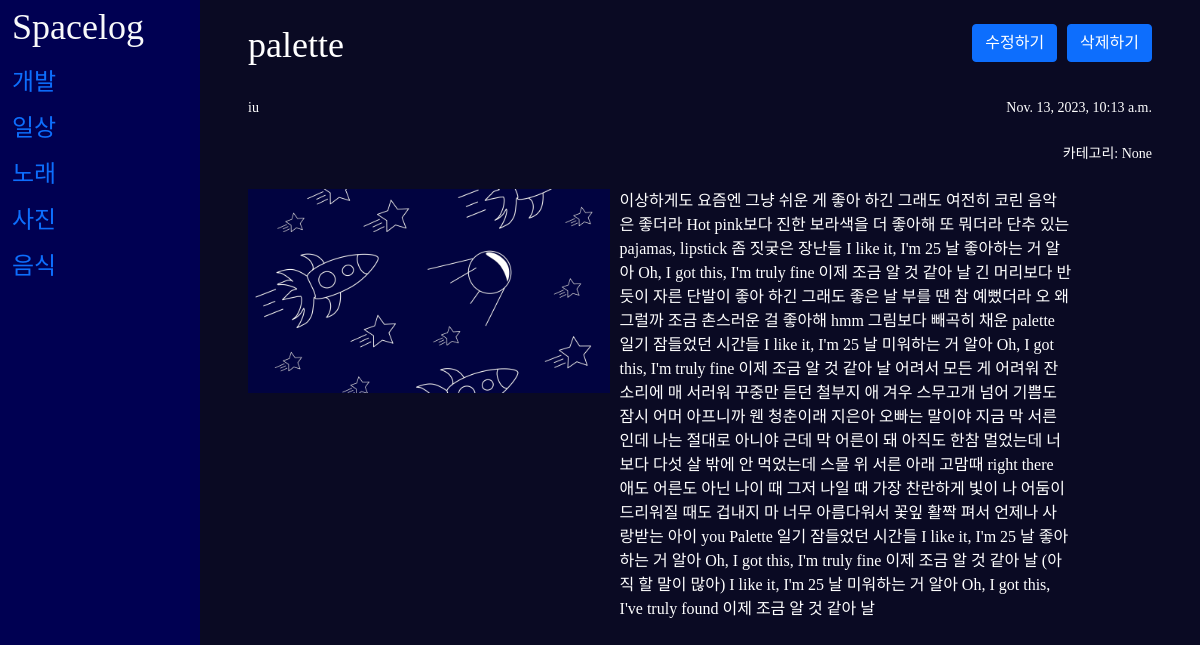
The page /7 on the database as committed earlier.
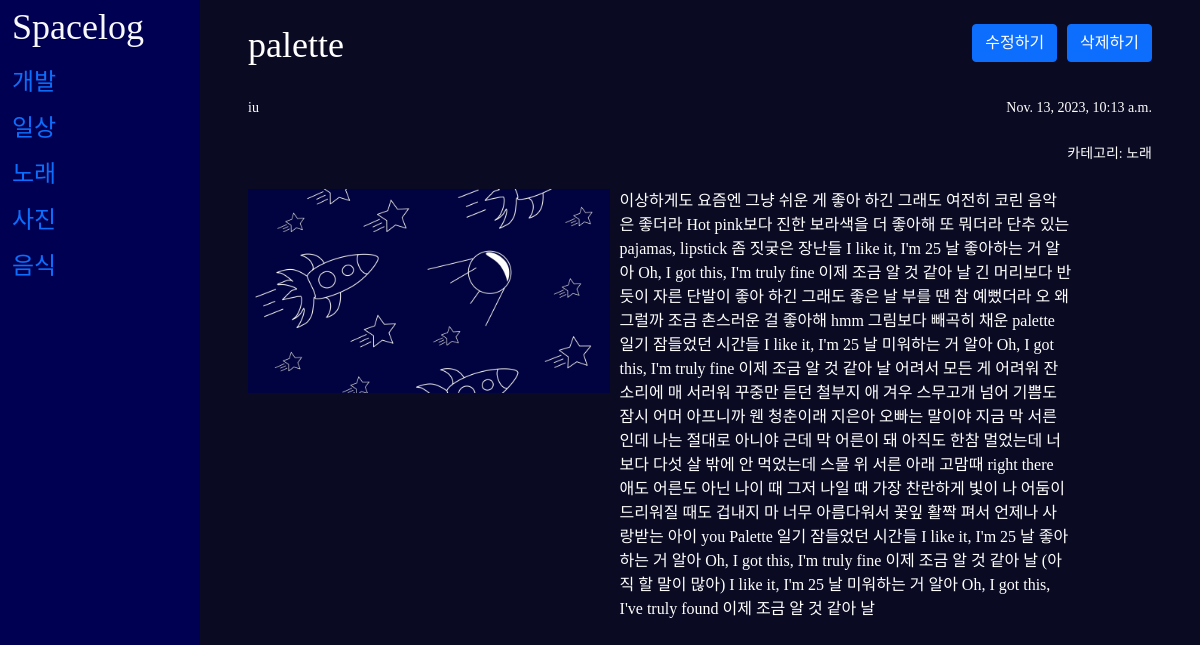
The same page on the database as committed later.
### space/models.py (models this page shows, shortened)
class Category(models.Model):
    name = models.CharField(max_length=100)
    def __str__(self):
        return self.name

class Space(models.Model):
    title = models.CharField(max_length=200)
    author = models.CharField(max_length=100)
    context = models.TextField()
    create_date = models.DateTimeField(auto_now_add=True)
    image = models.ImageField(upload_to='images/', blank=True, null=True)
    category = models.ForeignKey(Category, on_delete=models.SET_NULL, null=True, blank=True)

### space/views.py (the view)
# urls.py: path('<str:id>', detail, name="detail"),
def detail(request, id):
    space = get_object_or_404(Space, pk=id)
    categories = Category.objects.all()  # 카테고리 목록 가져오기
    return render(request, 'space/space_detail.html', {'space': space, 'categories': categories})

### space/templates/space/space_detail.html (shortened to what this page needs)
{% extends 'space/base.html' %}
{% block content %}
<head>
</head>
<body>
    <div class="post-details">
        <div class="post-header">
            <h1>{{ space.title }}</h1>
            <div class="edit-delete-buttons">
                <form action="{% url 'edit' space.id %}">
                    <button class="btn btn-primary" type="submit">수정하기</button>
                </form>
                <form action="{% url 'delete' space.id %}">
                    <button class="btn btn-primary" type="submit">삭제하기</button>
                </form>
            </div>
        </div>
        <div class="post-header">
            <p class="author">{{ space.author }}</p>
            <p class="create-date">{{ space.create_date }}</p>
            </div>
        <div class="post-header">
            <p class="category">카테고리: {{ space.category }}</p>
</div>
        <div class="post-body">
            <div class="image-content">
                {% if space.image %}
                    <img src="{{ space.image.url }}" alt="{{ space.title }} 이미지">
                {% endif %}
            </div>
            <div class="text-content">
                <p>{{ space.context }}</p>
            </div>
        </div>
    </div>
</body>
{% endblock %}

### space/templates/space/base.html (shortened to what this page needs)
{% load static %}
<!DOCTYPE html>
<html lang="en">
<head>
    <link href="https://cdn.jsdelivr.net/npm/bootstrap@5.0.1/dist/css/bootstrap.min.css" rel="stylesheet">
    <link href="{% static 'css/style.css' %}" rel="stylesheet">
</head>
<body>
<div class="container-fluid">
    <div class="row">
        <nav class="col-md-2 col-lg-2 d-md-block bg-secondary sidebar">
            <a href="{% url 'home' %}" class="mt-3 mb-3 text-light">Spacelog</a>
            <div class="category-menu">
                <ul class="list-unstyled">
                    {% for category in categories %}
                        <li class="category-item">
                            <a href="{% url 'category_posts' category.id %}">{{ category.name }}</a>
                        </li>
                    {% endfor %}
                </ul>
            </div>
        </nav>
        <main class="col-md-10 ms-sm-auto col-lg-10 px-md-4 mt-4">
            <div class="container-fluid">
                {% block content %}
                {% endblock %}
            </div>
        </main>
    </div>
</div>
</body>
</html>

### space/static/css/style.css (style rules this page uses)
* { font-family: 'HakgyoansimWoojuR'; }
.sidebar { background-color: #000052 !important; }
.sidebar { display: flex; flex-direction: column; align-items: center; justify-content: center; height: 100vh; background-color: #000052; }
.category-item { margin-top: 10px; }
.sidebar a { font-size: 36px; }
.category-item a { font-size: 24px; }
.sidebar a, .category-item a { text-decoration: none; }
body { background-color: #0a0a23; color: #fff; font-family: 'Arial', sans-serif; }
h1 { margin-top: 0; display: flex; justify-content: space-between; align-items: center; }

### space/templates/space/space_detail.html (style rules this page uses)
.post-details { display: flex; flex-direction: column; align-items: flex-start; }
.post-header { margin-bottom: 20px; display: flex; justify-content: space-between; align-items: flex-start; width: 100%; }
.post-header h1 { font-size: 36px; margin-bottom: 10px; text-overflow:nowrapp; }
.post-header p { font-size: 14px; margin-bottom: 5px; }
.edit-delete-buttons { display: flex; justify-content: flex-end; align-items: flex-start; width: 100%; }
.edit-delete-buttons form { margin-left: 10px; }
.post-body { display: flex; width: 100%; }
.image-content { width: 40%; height: auto; }
.image-content img { width: 100%; height: auto; }
.text-content { width: 50%; margin-left: 10px; }

Rows that differ between the two databases and show on the page:
changed Space "palette": category "None" → "노래"
